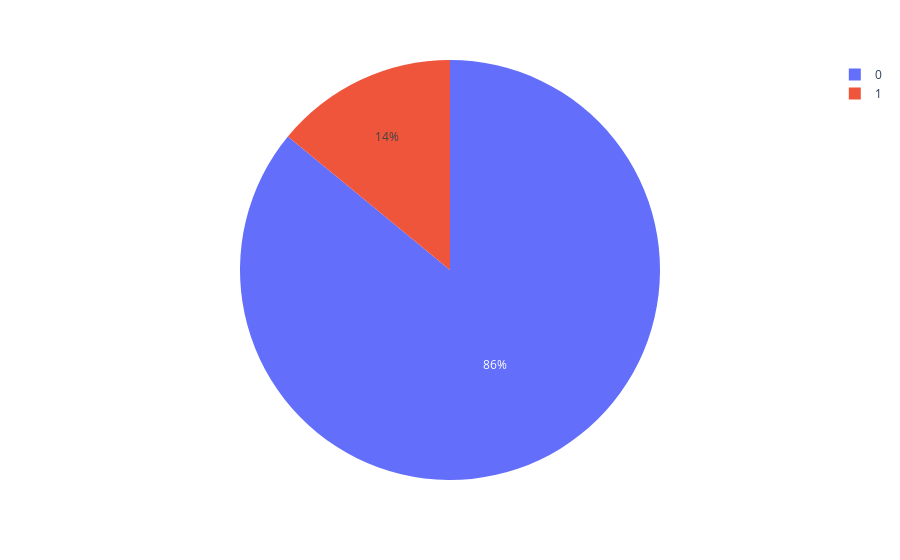

Here is the notebook cell this chart was saved with:
### Code cell
### Grafico de torta 
df = pd.read_csv("https://raw.githubusercontent.com/andressj1/A-RH/main/Bases/predicciones_2017.csv", sep=",")

##### Predicciones 2017
attrition_counts = df['pred_2017'].value_counts()

# Crear el gráfico de torta
fig = px.pie(values=attrition_counts, names=attrition_counts.index)
fig.show()

### Figure 1 — Plotly figure (JSON) as saved in the notebook; plotly's stock layout.template omitted (floating-point values rounded to 4 significant figures)
{"data": [{"domain": {"x": [0, 1], "y": [0, 1]}, "hovertemplate": "label=%{label}<br>value=%{value}<extra></extra>", "labels": [0, 1], "legendgroup": "", "name": "", "showlegend": true, "type": "pie", "values": [3791, 619]}], "layout": {"legend": {"tracegroupgap": 0}, "margin": {"t": 60}}}
